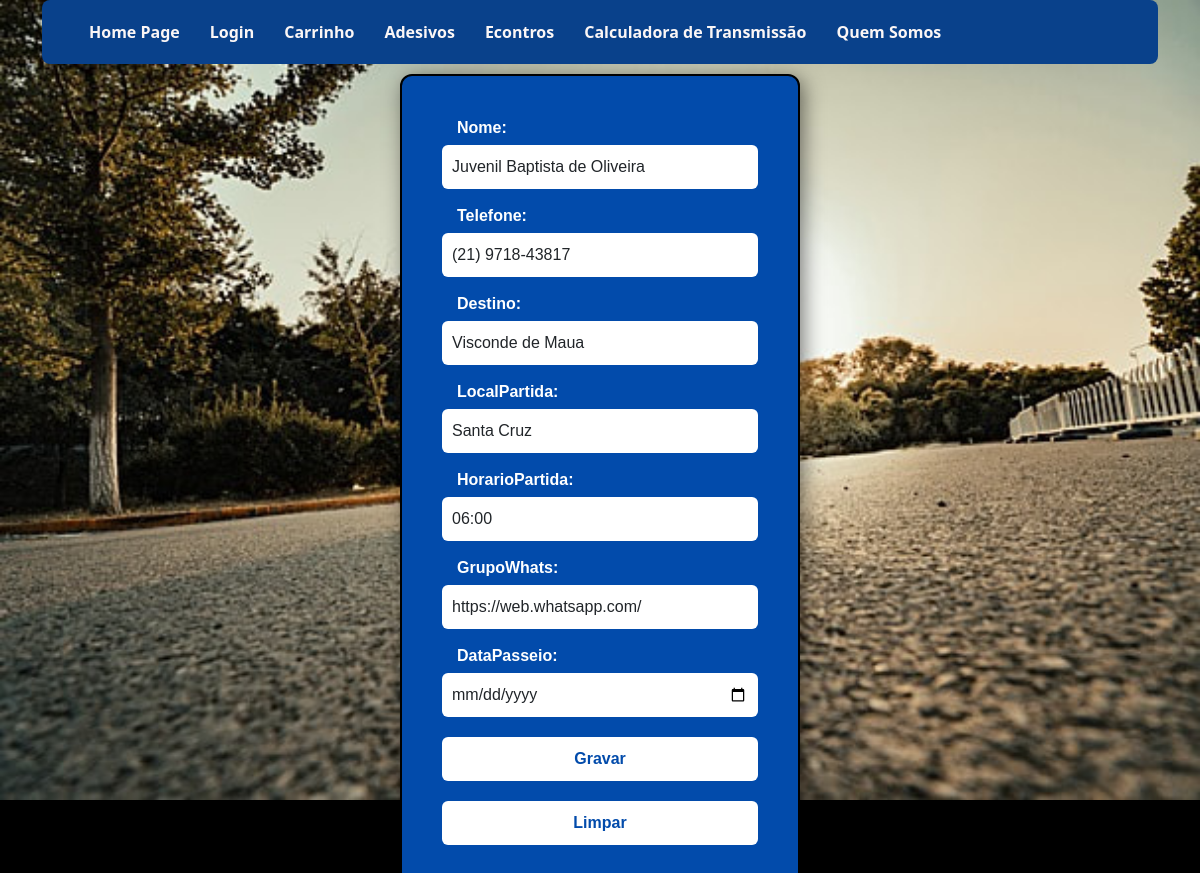
Screenshot of /Cadastro/alterar_passeio/4 with the database file from the repository.
### Cadastro/models.py (models this page shows, shortened)
class Cad_Passeios(models.Model):
    nome = models.CharField(max_length=100)
    telefone = models.CharField(max_length=20)
    destino = models.CharField(max_length=100)
    localPartida = models.CharField(max_length=100)
    horarioPartida = models.CharField(max_length=5)
    grupoWhats = models.CharField(max_length=100)
    DataPasseio = models.DateField(null=True, blank=True)

### Cadastro/views.py (the view)
# urls.py: path('alterar_passeio/<int:codigo>',views.alterar_passeio , name='alterar_passeio'),
def alterar_passeio(request, codigo):
    passeio = Cad_Passeios.objects.get(id = codigo)
    if request.method == 'POST':
        form = PasseiosForm(request.POST , instance=passeio)
        if form.is_valid():
            form.save()
            return redirect('listar_passeios')
    form = PasseiosForm(instance=passeio)
    return render (request, 'incluir_Passeios.html',{'formulario': form})

### Cadastro/forms.py
class PasseiosForm(forms.ModelForm):
    class Meta:
        model = Cad_Passeios
        fields = '__all__'
        widgets = {
            'nome': forms.TextInput(attrs={'class': 'form-control', 'placeholder': 'Seu nome'}),
            'telefone': forms.TextInput(attrs={'class': 'form-control', 'placeholder': '(00) 00000-0000'}),
            'destino': forms.TextInput(attrs={'class': 'form-control', 'placeholder': 'Destino do passeio'}),
            'localPartida': forms.TextInput(attrs={'class': 'form-control', 'placeholder': 'Local de partida'}),
            'horarioPartida': forms.TimeInput(attrs={'class': 'form-control', 'placeholder': 'HH:MM'}),
            'grupoWhats': forms.TextInput(attrs={'class': 'form-control', 'placeholder': 'Link do grupo do WhatsApp'}),
            'DataPasseio': forms.DateInput(attrs={'class': 'form-control', 'placeholder': 'dd/mm/aaaa', 'type': 'date'}),
        }

### Cadastro/templates/incluir_Passeios.html (shortened to what this page needs)
{% extends 'pagina_secundaria.html' %}
{% block content %}
    <form method="post" class = "agendar">
        {{ formulario }}
        <input type="submit" value="Gravar" />
        <input type="reset" value="Limpar" />
    </form>
{% endblock %}

### Arquivos/estilo/estilo.css (style rules this page uses)
label { margin-left: 15px; }
form.agendar { background-color: rgb(2, 75, 171); border: solid 2px #000000; box-shadow: 4px 4px 20px rgba(0, 0, 0, 0.5); color: #fff; max-width: 400px; width: 90%; margin:10px auto; border-radius: 12px; padding: 30px 40px; font-family: Arial, sans-serif; box-sizing: border-box; }
form.agendar label { display: block; margin-top: 10px; font-weight: bold; }
form.agendar input[type="text"], form.agendar input[type="time"], form.agendar input[type="date"], form.agendar input[type="submit"], form.agendar input[type="reset"] { width: 100%; padding: 10px; margin-top: 5px; margin-bottom: 15px; font-size: 16px; border: none; border-radius: 6px; box-sizing: border-box; }
form.agendar input[type="submit"], form.agendar input[type="reset"] { background-color: #fff; color: rgb(2, 75, 171); cursor: pointer; font-weight: bold; transition: 0.3s; }
body.pagina-secundaria { background-color: #000000; background-image: url(../imagem/pngtree-beautiful-woman-riding-a-motorcycle-at-dusk-image_808369.jpg); background-repeat: no-repeat; background-size: cover; background-position: center; height: 100vh; margin: 0; }

### rows the page displays
Cad_Passeios: nome "Juvenil Baptista de Oliveira", telefone "(21) 9718-43817", destino "Visconde de Maua", localPartida "Santa Cruz", horarioPartida "06:00", grupoWhats "https://web.whatsapp.com/"
